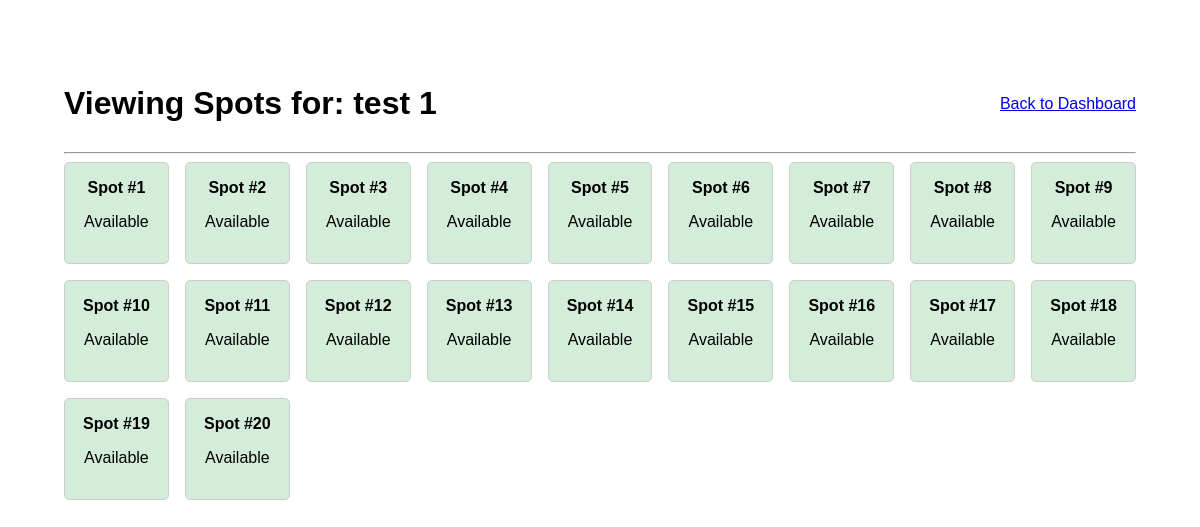
/admin/lot/1/spots (signed in), run on an earlier commit of the app's database.
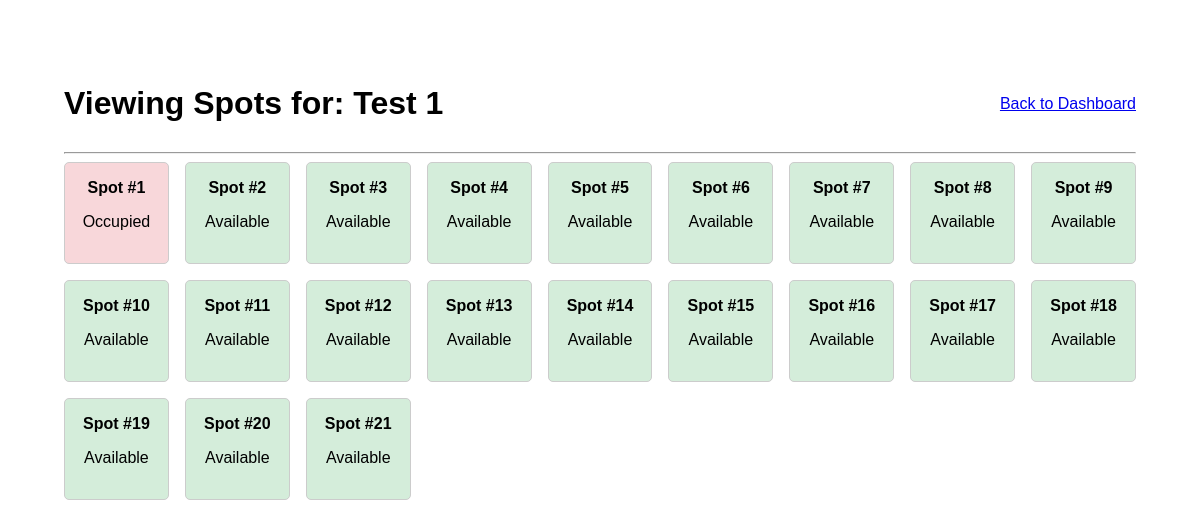
And on a later commit of the database.
### models/models.py (models this page shows)
class ParkingLot(db.Model):
    id = db.Column(db.Integer, primary_key=True)
    name = db.Column(db.String(100), nullable=False)
    capacity = db.Column(db.Integer, nullable=False)
    price_per_hour = db.Column(db.Float, nullable=False)
    spots = db.relationship('ParkingSpot', backref='lot', lazy=True, cascade="all, delete-orphan")

class ParkingSpot(db.Model):
    id = db.Column(db.Integer, primary_key=True)
    lot_id = db.Column(db.Integer, db.ForeignKey('parking_lot.id'), nullable=False)
    spot_number = db.Column(db.Integer, nullable=False)
    status = db.Column(db.String(20), default='Available') # Available, Occupied

### controllers/controllers.py (the view)
@app.route('/admin/lot/<int:lot_id>/spots')
@login_required
@role_required('admin')
def view_lot_spots(lot_id):
    lot = ParkingLot.query.get_or_404(lot_id)
    spots = sorted(lot.spots, key=lambda x: x.spot_number)
    return render_template('view_spots.html', lot=lot, spots=spots)

### app.py (called while the page is built)
@login_manager.user_loader
def load_user(user_id):
    return User.query.get(int(user_id))

### controllers/controllers.py (called while the page is built)
def role_required(role):
    def wrapper(fn):
        @wraps(fn)
        def decorated_view(*args, **kwargs):
            if not current_user.is_authenticated or current_user.role != role:
                flash("You do not have permission to access this page.")
                return redirect(url_for('login'))
            return fn(*args, **kwargs)
        return decorated_view
    return wrapper

### templates/view_spots.html (shortened to what this page needs)
{% extends 'base.html' %}
{% block content %}
<div style="max-width: 1200px; margin: auto; padding: 2em;">
    <div style="display: flex; justify-content: space-between; align-items: center;">
        <h1>Viewing Spots for: {{ lot.name }}</h1>
        <a href="{{ url_for('admin_dashboard') }}">Back to Dashboard</a>
    </div>
    <hr>
    <div class="spot-grid">
        {% for spot in spots %}
            <div class="spot {% if spot.status == 'Available' %}spot-available{% else %}spot-occupied{% endif %}">
                <strong>Spot #{{ spot.spot_number }}</strong>
                <p>{{ spot.status }}</p>
            </div>
        {% endfor %}
    </div>
</div>
{% endblock %}

What changed in the data, as far as the page shows it:
changed ParkingLot: name "test 1" → "Test 1"
changed ParkingSpot: status "Available" → "Occupied"
added ParkingSpot: spot_number "21", status "Available"
